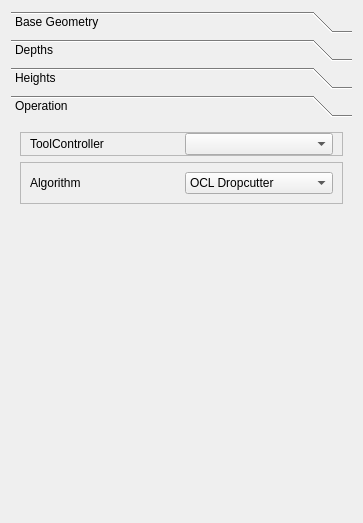
<?xml version="1.0" encoding="UTF-8"?>
<ui version="4.0">
 <class>TaskPanel</class>
 <widget class="QWidget" name="TaskPanel">
  <property name="geometry">
   <rect>
    <x>0</x>
    <y>0</y>
    <width>363</width>
    <height>523</height>
   </rect>
  </property>
  <property name="minimumSize">
   <size>
    <width>0</width>
    <height>400</height>
   </size>
  </property>
  <property name="windowTitle">
   <string>Surface</string>
  </property>
  <layout class="QGridLayout" name="gridLayout">
   <item row="0" column="0">
    <widget class="QToolBox" name="toolBox">
     <property name="currentIndex">
      <number>3</number>
     </property>
     <widget class="QWidget" name="Geometry">
      <property name="enabled">
       <bool>true</bool>
      </property>
      <property name="geometry">
       <rect>
        <x>0</x>
        <y>0</y>
        <width>345</width>
        <height>385</height>
       </rect>
      </property>
      <attribute name="icon">
       <iconset resource="../Path.qrc">
        <normaloff>:/icons/Path-BaseGeometry.svg</normaloff>:/icons/Path-BaseGeometry.svg</iconset>
      </attribute>
      <attribute name="label">
       <string>Base Geometry</string>
      </attribute>
      <layout class="QGridLayout" name="gridLayout_2">
       <item row="0" column="0" colspan="3">
        <widget class="QListWidget" name="baseList">
         <property name="toolTip">
          <string>Drag to reorder, then update.</string>
         </property>
         <property name="dragDropMode">
          <enum>QAbstractItemView::DragDrop</enum>
         </property>
         <property name="defaultDropAction">
          <enum>Qt::MoveAction</enum>
         </property>
         <property name="sortingEnabled">
          <bool>false</bool>
         </property>
        </widget>
       </item>
       <item row="1" column="0">
        <widget class="QPushButton" name="addBase">
         <property name="toolTip">
          <string>Add item selected in window.</string>
         </property>
         <property name="text">
          <string>add</string>
         </property>
        </widget>
       </item>
       <item row="1" column="1">
        <widget class="QPushButton" name="deleteBase">
         <property name="toolTip">
          <string>Remove Item selected in list, then update.</string>
         </property>
         <property name="text">
          <string>Remove</string>
         </property>
        </widget>
       </item>
       <item row="1" column="2">
        <widget class="QPushButton" name="reorderBase">
         <property name="toolTip">
          <string>Update the path with the removed and reordered items.</string>
         </property>
         <property name="text">
          <string>Update</string>
         </property>
        </widget>
       </item>
       <item row="2" column="0" colspan="3">
        <widget class="QLabel" name="label">
         <property name="text">
          <string>All objects will be profiled using the same depth and speed settings</string>
         </property>
         <property name="textFormat">
          <enum>Qt::AutoText</enum>
         </property>
         <property name="wordWrap">
          <bool>true</bool>
         </property>
        </widget>
       </item>
      </layout>
     </widget>
     <widget class="QWidget" name="Depths">
      <property name="geometry">
       <rect>
        <x>0</x>
        <y>0</y>
        <width>345</width>
        <height>385</height>
       </rect>
      </property>
      <attribute name="icon">
       <iconset resource="../Path.qrc">
        <normaloff>:/icons/Path-Depths.svg</normaloff>:/icons/Path-Depths.svg</iconset>
      </attribute>
      <attribute name="label">
       <string>Depths</string>
      </attribute>
      <layout class="QFormLayout" name="formLayout_3">
       <item row="0" column="0">
        <widget class="Gui::InputField" name="startDepth">
         <property name="unit" stdset="0">
          <string notr="true">mm</string>
         </property>
        </widget>
       </item>
       <item row="0" column="1">
        <widget class="QLabel" name="label_3">
         <property name="text">
          <string>Start Depth</string>
         </property>
        </widget>
       </item>
       <item row="1" column="0">
        <widget class="Gui::InputField" name="finalDepth">
         <property name="unit" stdset="0">
          <string notr="true">mm</string>
         </property>
        </widget>
       </item>
       <item row="1" column="1">
        <widget class="QLabel" name="label_4">
         <property name="text">
          <string>Final Depth</string>
         </property>
        </widget>
       </item>
       <item row="2" column="0">
        <widget class="Gui::InputField" name="finishDepth">
         <property name="unit" stdset="0">
          <string notr="true">mm</string>
         </property>
        </widget>
       </item>
       <item row="2" column="1">
        <widget class="QLabel" name="label_13">
         <property name="text">
          <string>Finish Depth</string>
         </property>
        </widget>
       </item>
       <item row="3" column="1">
        <widget class="QLabel" name="label_2">
         <property name="text">
          <string>Step Down</string>
         </property>
        </widget>
       </item>
       <item row="3" column="0">
        <widget class="Gui::InputField" name="stepDown">
         <property name="unit" stdset="0">
          <string notr="true">mm</string>
         </property>
        </widget>
       </item>
      </layout>
     </widget>
     <widget class="QWidget" name="Heights">
      <property name="geometry">
       <rect>
        <x>0</x>
        <y>0</y>
        <width>345</width>
        <height>385</height>
       </rect>
      </property>
      <attribute name="icon">
       <iconset resource="../Path.qrc">
        <normaloff>:/icons/Path-Heights.svg</normaloff>:/icons/Path-Heights.svg</iconset>
      </attribute>
      <attribute name="label">
       <string>Heights</string>
      </attribute>
      <layout class="QFormLayout" name="formLayout">
       <property name="fieldGrowthPolicy">
        <enum>QFormLayout::AllNonFixedFieldsGrow</enum>
       </property>
       <item row="0" column="0">
        <widget class="Gui::InputField" name="safeHeight">
         <property name="unit" stdset="0">
          <string notr="true">mm</string>
         </property>
        </widget>
       </item>
       <item row="0" column="1">
        <widget class="QLabel" name="label_5">
         <property name="text">
          <string>Safe Height</string>
         </property>
        </widget>
       </item>
       <item row="1" column="0">
        <widget class="Gui::InputField" name="clearanceHeight">
         <property name="unit" stdset="0">
          <string notr="true">mm</string>
         </property>
        </widget>
       </item>
       <item row="1" column="1">
        <widget class="QLabel" name="label_6">
         <property name="text">
          <string>Clearance Height</string>
         </property>
        </widget>
       </item>
      </layout>
     </widget>
     <widget class="QWidget" name="page_3">
      <property name="geometry">
       <rect>
        <x>0</x>
        <y>0</y>
        <width>345</width>
        <height>385</height>
       </rect>
      </property>
      <attribute name="icon">
       <iconset resource="../Path.qrc">
        <normaloff>:/icons/Path-OperationB.svg</normaloff>:/icons/Path-OperationB.svg</iconset>
      </attribute>
      <attribute name="label">
       <string>Operation</string>
      </attribute>
      <layout class="QVBoxLayout" name="verticalLayout">
       <item>
        <widget class="QFrame" name="frame_2">
         <property name="frameShape">
          <enum>QFrame::StyledPanel</enum>
         </property>
         <property name="frameShadow">
          <enum>QFrame::Raised</enum>
         </property>
         <layout class="QHBoxLayout" name="horizontalLayout_2">
          <property name="topMargin">
           <number>0</number>
          </property>
          <property name="bottomMargin">
           <number>0</number>
          </property>
          <item>
           <widget class="QLabel" name="label_8">
            <property name="text">
             <string>ToolController</string>
            </property>
           </widget>
          </item>
          <item>
           <widget class="QComboBox" name="uiToolController"/>
          </item>
         </layout>
        </widget>
       </item>
       <item>
        <widget class="QFrame" name="frame">
         <property name="frameShape">
          <enum>QFrame::StyledPanel</enum>
         </property>
         <property name="frameShadow">
          <enum>QFrame::Raised</enum>
         </property>
         <layout class="QHBoxLayout" name="horizontalLayout">
          <item>
           <widget class="QLabel" name="label_7">
            <property name="text">
             <string>Algorithm</string>
            </property>
           </widget>
          </item>
          <item>
           <widget class="QComboBox" name="algorithmSelect">
            <item>
             <property name="text">
              <string>OCL Dropcutter</string>
             </property>
            </item>
            <item>
             <property name="text">
              <string>OCL Waterline</string>
             </property>
            </item>
           </widget>
          </item>
         </layout>
        </widget>
       </item>
       <item>
        <spacer name="verticalSpacer">
         <property name="orientation">
          <enum>Qt::Vertical</enum>
         </property>
         <property name="sizeHint" stdset="0">
          <size>
           <width>20</width>
           <height>274</height>
          </size>
         </property>
        </spacer>
       </item>
      </layout>
     </widget>
    </widget>
   </item>
  </layout>
 </widget>
 <customwidgets>
  <customwidget>
   <class>Gui::InputField</class>
   <extends>QLineEdit</extends>
   <header>Gui/InputField.h</header>
  </customwidget>
 </customwidgets>
 <resources>
  <include location="../Path.qrc"/>
  <include location="../Path.qrc"/>
 </resources>
 <connections/>
</ui>
